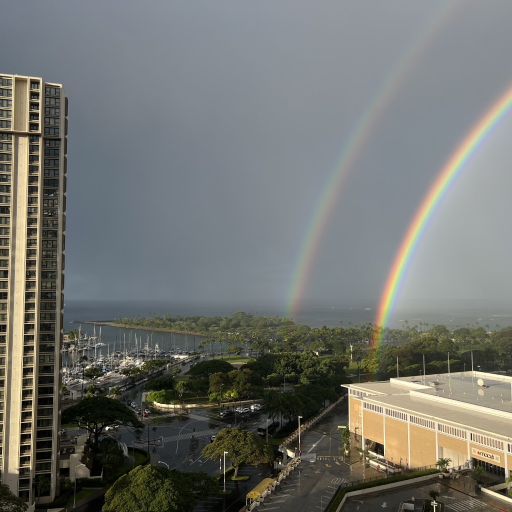
#> input picture hw3/hawaii_rainbow_images/hawaii_rainbow_1.jpg, 1024 x 1024 px (shown at 1/2 size)
$ python visualize_matches.py ../hawaii_rainbow_images/hawaii_rainbow_1.jpg ../hawaii_rainbow_images/hawaii_rainbow_2.jpg
#> lines starting #> are read from the running program, lines starting #| are printed output that depends on the picture
### hw3/code/homography.py
import cv2
import numpy as np
import sys

def detect_and_describe_sift(image):
    gray = cv2.cvtColor(image, cv2.COLOR_BGR2GRAY) if len(image.shape) == 3 else image
    sift = cv2.SIFT_create()
    keypoints, descriptors = sift.detectAndCompute(gray, None)
    return keypoints, descriptors


def match_features(desc1, desc2, ratio_thresh=0.75):
    bf = cv2.BFMatcher(cv2.NORM_L2, crossCheck=False)

    matches = bf.knnMatch(desc1, desc2, k=2)

    good_matches = []
    for match_pair in matches:
        if len(match_pair) == 2:
            m, n = match_pair
            if m.distance < ratio_thresh * n.distance:
                good_matches.append(m)

    return good_matches


def computeH(im1_pts, im2_pts):
    n = im1_pts.shape[1]

    A = []
    for i in range(n):
        x, y = im1_pts[0, i], im1_pts[1, i]
        x_prime, y_prime = im2_pts[0, i], im2_pts[1, i]

        A.append([-x, -y, -1, 0, 0, 0, x*x_prime, y*x_prime, x_prime])
        A.append([0, 0, 0, -x, -y, -1, x*y_prime, y*y_prime, y_prime])

    A = np.array(A)

    _, _, Vt = np.linalg.svd(A)
    h = Vt[-1, :]

    H = h.reshape(3, 3)

    return H


def ransac(corr, thresh=5.0, num_iter=1000):
    pts1 = corr['pts1']
    pts2 = corr['pts2']
    n = pts1.shape[1]

    best_H = None
    max_inliers = []

    for _ in range(num_iter):
        indices = np.random.choice(n, 4, replace=False)
        sample_pts1 = pts1[:, indices]
        sample_pts2 = pts2[:, indices]

        H = computeH(sample_pts1, sample_pts2)

        pts1_homog = np.vstack([pts1, np.ones((1, n))])
        pts2_pred_homog = H @ pts1_homog

        pts2_pred = pts2_pred_homog[:2, :] / pts2_pred_homog[2, :]

        distances = np.sqrt(np.sum((pts2 - pts2_pred)**2, axis=0))

        inliers = np.where(distances < thresh)[0]

        if len(inliers) > len(max_inliers):
            max_inliers = inliers
            best_H = H

    if len(max_inliers) >= 4:
        inlier_pts1 = pts1[:, max_inliers]
        inlier_pts2 = pts2[:, max_inliers]
        best_H = computeH(inlier_pts1, inlier_pts2)

    return best_H, max_inliers


# [16 lines left out: function estimate_homography, not called in this run]


# [15 lines that do not run on import are left out]

### hw3/code/visualize_matches.py
import cv2
import numpy as np
import matplotlib.pyplot as plt
from homography import detect_and_describe_sift, match_features, ransac

def visualize_keypoints(img, keypoints, title="Detected Keypoints"):
    img_with_kp = cv2.drawKeypoints(img, keypoints, None,
                                     flags=cv2.DRAW_MATCHES_FLAGS_DRAW_RICH_KEYPOINTS)

    plt.figure(figsize=(12, 8))
    plt.imshow(cv2.cvtColor(img_with_kp, cv2.COLOR_BGR2RGB))
    plt.title(f"{title} ({len(keypoints)} keypoints)")
    plt.axis('off')
    plt.tight_layout()
    plt.savefig(f"{title.replace(' ', '_').lower()}.png", dpi=150, bbox_inches='tight')
    plt.show()


def visualize_matches(img1, img2, kp1, kp2, matches, title="Feature Matches"):
    img_matches = cv2.drawMatches(img1, kp1, img2, kp2, matches, None,
                                   flags=cv2.DrawMatchesFlags_NOT_DRAW_SINGLE_POINTS)

    plt.figure(figsize=(16, 8))
    plt.imshow(cv2.cvtColor(img_matches, cv2.COLOR_BGR2RGB))
    plt.title(f"{title} ({len(matches)} matches)")
    plt.axis('off')
    plt.tight_layout()
    plt.savefig(f"{title.replace(' ', '_').lower()}.png", dpi=150, bbox_inches='tight')
    plt.show()


def visualize_inliers(img1, img2, kp1, kp2, matches, inlier_indices,
                      title_tentative="Tentative Matches",
                      title_inliers="RANSAC Inliers"):
    fig, (ax1, ax2) = plt.subplots(2, 1, figsize=(16, 12))

    img_tentative = cv2.drawMatches(img1, kp1, img2, kp2, matches, None,
                                     flags=cv2.DrawMatchesFlags_NOT_DRAW_SINGLE_POINTS)
    ax1.imshow(cv2.cvtColor(img_tentative, cv2.COLOR_BGR2RGB))
    ax1.set_title(f"{title_tentative} ({len(matches)} matches)")
    ax1.axis('off')

    inlier_matches = [matches[i] for i in inlier_indices]
    img_inliers = cv2.drawMatches(img1, kp1, img2, kp2, inlier_matches, None,
                                   matchColor=(0, 255, 0),
                                   flags=cv2.DrawMatchesFlags_NOT_DRAW_SINGLE_POINTS)
    ax2.imshow(cv2.cvtColor(img_inliers, cv2.COLOR_BGR2RGB))
    ax2.set_title(f"{title_inliers} ({len(inlier_matches)} inliers)")
    ax2.axis('off')

    plt.tight_layout()
    plt.savefig("tentative_and_inliers.png", dpi=150, bbox_inches='tight')
    plt.show()


def create_report_visualizations(img1_path, img2_path, output_prefix="keble"):
#> called with output_prefix = 'keble'
    img1 = cv2.imread(img1_path)
#> img1 is the input picture: shape (1024, 1024, 3); mean B, G, R 111, 115.5, 113.7
    img2 = cv2.imread(img2_path)
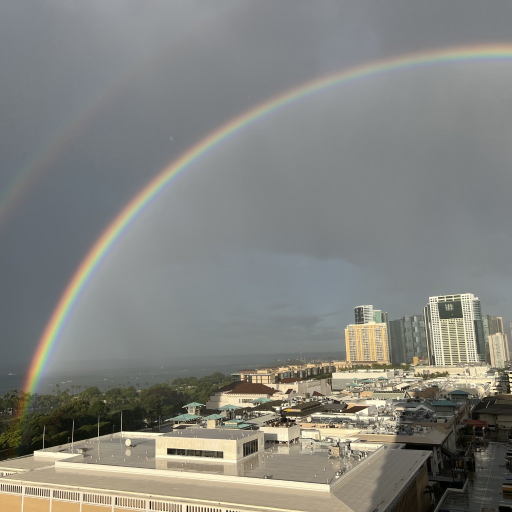
#> input picture hw3/hawaii_rainbow_images/hawaii_rainbow_2.jpg, 1024 x 1024 px (shown at 1/2 size)
#> img2 is the input picture: shape (1024, 1024, 3); mean B, G, R 127, 132.1, 131.6

    kp1, desc1 = detect_and_describe_sift(img1)
#> in detect_and_describe_sift, `gray = cv2.cvtColor(image, cv2.COLOR_BGR2GRAY) if len(image.shape) == ..`:
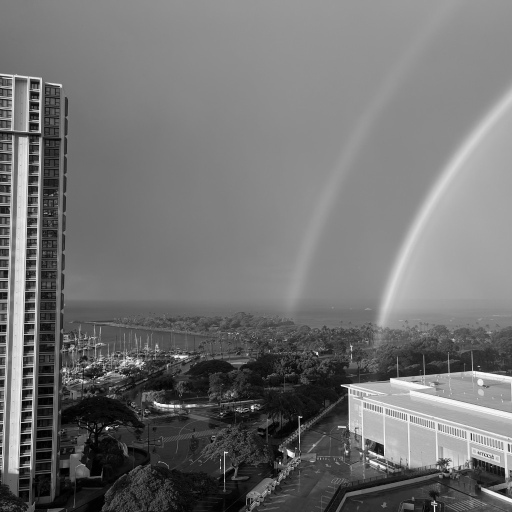
#> gray: shape (1024, 1024) (shown at 1/2 size); min 0, max 254, mean 114.5
#> in detect_and_describe_sift, `keypoints, descriptors = sift.detectAndCompute(gray, None)`: keypoints = 3771 keypoints; strongest (x, y, size): (603, 834, 1.9), (214, 856, 4.4), (683, 771, 2.5), (598, 834, 2.3)
#> kp1 has the same summary as keypoints in detect_and_describe_sift
    kp2, desc2 = detect_and_describe_sift(img2)
#> in detect_and_describe_sift (call 2), `gray = cv2.cvtColor(image, cv2.COLOR_BGR2GRAY) if len(image.shape) == ..`:
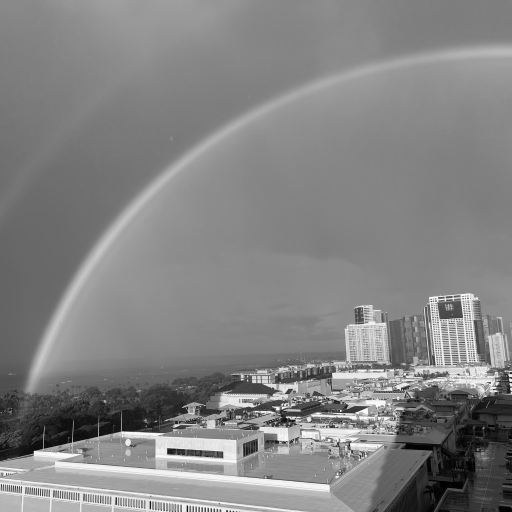
#> gray: shape (1024, 1024) (shown at 1/2 size); min 0, max 253, mean 131.4
#> in detect_and_describe_sift (call 2), `keypoints, descriptors = sift.detectAndCompute(gray, None)`: keypoints = 2781 keypoints; strongest (x, y, size): (980, 765, 2.2), (341, 903, 9.7), (375, 1012, 2.1), (232, 996, 1.9)
#> kp2 has the same summary as keypoints in detect_and_describe_sift

    print(f"Image 1: {len(kp1)} keypoints")
#| Image 1: 3771 keypoints
    print(f"Image 2: {len(kp2)} keypoints")
#| Image 2: 2781 keypoints

    visualize_keypoints(img1, kp1, f"{output_prefix}_img1_keypoints")
    visualize_keypoints(img2, kp2, f"{output_prefix}_img2_keypoints")
#> call 2 of visualize_keypoints, with title = 'keble_img2_keypoints'
#> in visualize_keypoints (call 2), `img_with_kp = cv2.drawKeypoints(img, keypoints, None, flags=cv2.DRAW_M..`:
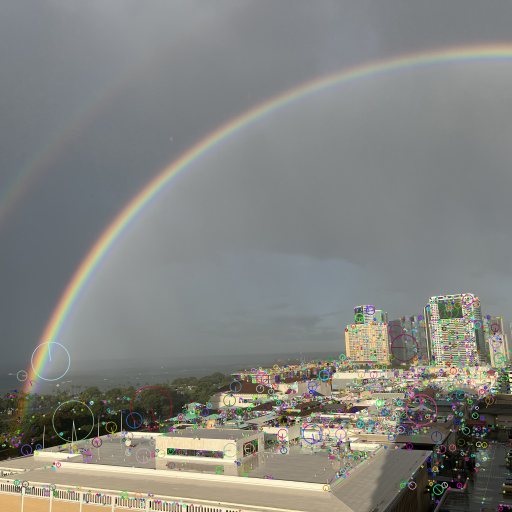
#> img_with_kp: shape (1024, 1024, 3) (shown at 1/2 size); mean B, G, R 127.5, 132, 131.1

    matches = match_features(desc1, desc2, ratio_thresh=0.75)
#> in match_features, `matches = bf.knnMatch(desc1, desc2, k=2)`: matches = 3771 matches
#> after the loop in match_features, `for match_pair in matches:`: good_matches = 190 matches
#> matches = 190 matches
    print(f"Tentative matches: {len(matches)}")
#| Tentative matches: 190

    visualize_matches(img1, img2, kp1, kp2, matches, f"{output_prefix}_tentative_matches")
#> in visualize_matches, `img_matches = cv2.drawMatches(img1, kp1, img2, kp2, matches, None, fla..`:
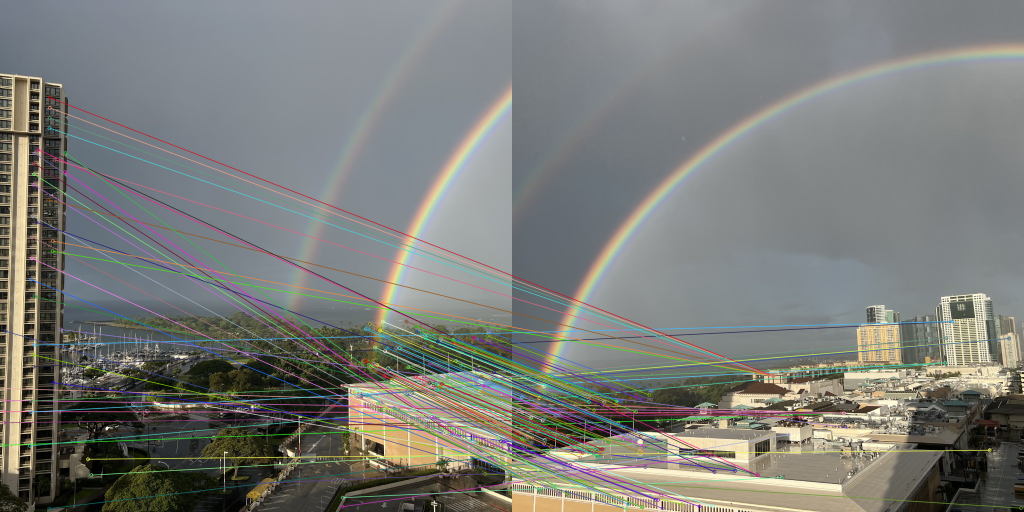
#> img_matches: shape (1024, 2048, 3) (shown at 1/2 size); mean B, G, R 120.6, 124.7, 123

    pts1 = np.float32([kp1[m.queryIdx].pt for m in matches]).T
    pts2 = np.float32([kp2[m.trainIdx].pt for m in matches]).T
    corr = {'pts1': pts1, 'pts2': pts2}
    H, inliers = ransac(corr, thresh=5.0, num_iter=2000)
#> the loop in ransac, `for _ in range(num_iter):` made 2000 passes
#> (sample_pts1, sample_pts2, max_inliers) on pass 1: ([[831.9, 760.1, 955.9, 792], [652.4, 660.7, 885.3, 695.6]], [[135.2, 53.96, 259.9, 87.23], [779.5, 795, 1014, 831]], [74, 95, 108, 161])
#> (sample_pts1, sample_pts2) on passes 3, 12, 13, 14, 18: ([[906.2, 769.7, 961.7, 734.3], [678.6, 701.7, 784.4, 789.8]], [[209.1, 60.72, 255.9, 8.94], [801.5, 840.7, 904.9, 949.1]]), ([[809.3, 784, 964.8, 961.4], [834.4, 678.1, 782.5, 886.8]], [[93.23, 79.63, 259, 259.9], [986, 812.3, 902.5, 1014]]), ([[894.7, 784, 734.3, 933.2], [754.5, 678.1, 789.8, 676.3]], [[193.6, 79.63, 8.94, 236], [884.3, 812.3, 949.1, 796.7]]), ([[734.3, 775.9, 962.2, 845.8], [789.8, 742.6, 752.7, 768.4]], [[8.94, 63.74, 257, 140.8], [949.1, 886.9, 871.7, 905.1]]), ([[877.3, 933.2, 906.2, 761.8], [779, 676.3, 678.6, 805.1]], [[174.5, 236, 209.1, 41.07], [912.8, 796.7, 801.5, 962.1]])
#> after the loop in ransac, `for _ in range(num_iter):`: max_inliers = 109 values from 52 to 189
#> in ransac, `best_H = computeH(inlier_pts1, inlier_pts2)`: best_H = [[0.00146, -0.000123, -0.964], [0.000543, 0.00122, -0.265], [8.14e-07, -1.86e-07, 0.000704]]
#> H has the same summary as best_H in ransac; inliers = 109 values from 52 to 189
    print(f"RANSAC inliers: {len(inliers)}")
#| RANSAC inliers: 109

    visualize_inliers(img1, img2, kp1, kp2, matches, inliers,
                     f"{output_prefix}_tentative", f"{output_prefix}_inliers")
#> in visualize_inliers, `img_tentative = cv2.drawMatches(img1, kp1, img2, kp2, matches, None, f..`:
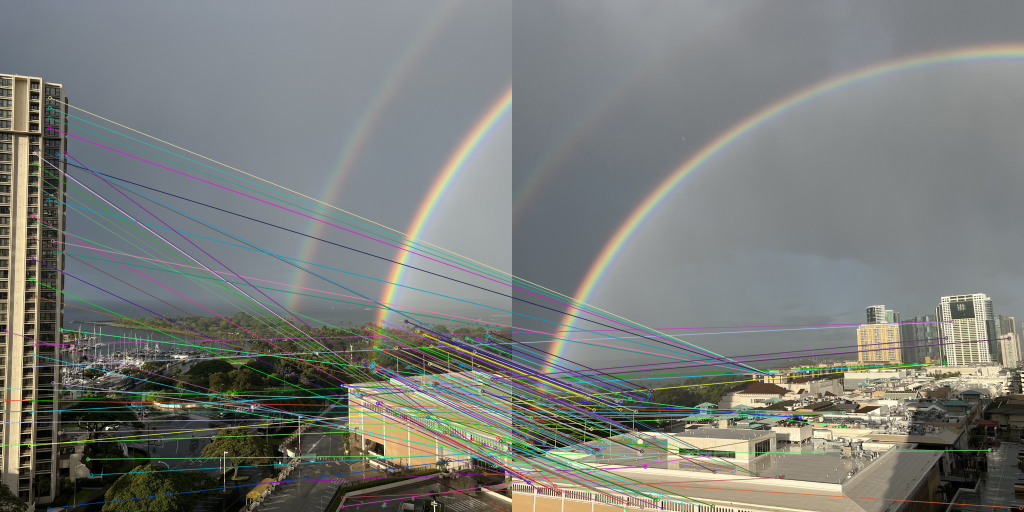
#> img_tentative: shape (1024, 2048, 3) (shown at 1/2 size); mean B, G, R 120.9, 124.8, 122.2
#> in visualize_inliers, `inlier_matches = [matches[i] for i in inlier_indices]`: inlier_matches = 109 matches
#> in visualize_inliers, `plt.savefig("tentative_and_inliers.png", dpi=150, bbox_inches='tight')`:
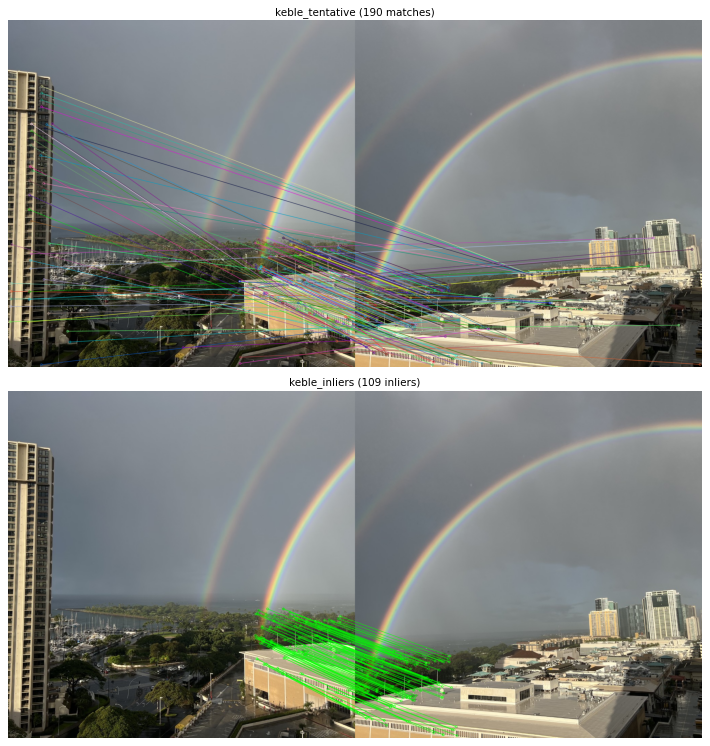
#> figure drawn by matplotlib, 2 panels

    return H, len(matches), len(inliers)


if __name__ == "__main__":
    import sys

    if len(sys.argv) != 3:
        print("Usage: python visualize_matches.py <image-1-path> <image-2-path>")
        sys.exit(1)

    img1_path = sys.argv[1]
    img2_path = sys.argv[2]

    H, n_tentative, n_inliers = create_report_visualizations(img1_path, img2_path)
#> H has the same summary as best_H in ransac; n_tentative = 190; n_inliers = 109

    print(f"\n{'='*50}")
    print(f"Summary:")
    print(f"Tentative matches: {n_tentative}")
#| Tentative matches: 190
    print(f"RANSAC inliers: {n_inliers}")
#| RANSAC inliers: 109
    print(f"Inlier ratio: {n_inliers/n_tentative*100:.1f}%")
#| Inlier ratio: 57.4%
    print(f"Estimated Homography:\n{H}")
#| Estimated Homography:
#| [[ 1.46003399e-03 -1.22921344e-04 -9.64379402e-01]
#|  [ 5.42936662e-04  1.21933697e-03 -2.64514546e-01]
#|  [ 8.14487632e-07 -1.86394152e-07  7.04461780e-04]]
    print(f"{'='*50}")
